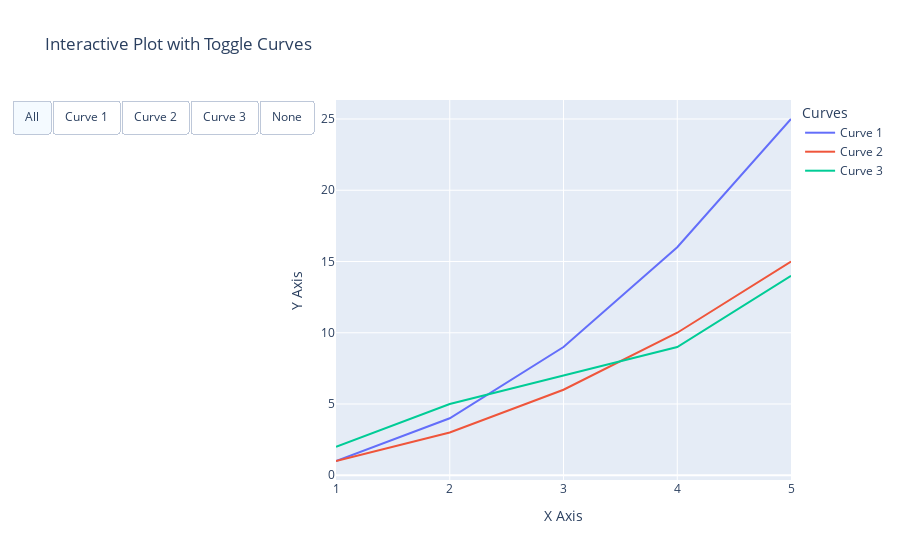

Source (notebook cell):
### Code cell
import plotly.graph_objects as go
import numpy as np

# Sample data
x = [1, 2, 3, 4, 5]
y1 = [1, 4, 9, 16, 25]
y2 = [1, 3, 6, 10, 15]
y3 = [2, 5, 7, 9, 14]

# Create the figure
fig = go.Figure()

# Add the curves
fig.add_trace(go.Scatter(x=x, y=y1, mode='lines', name='Curve 1'))
fig.add_trace(go.Scatter(x=x, y=y2, mode='lines', name='Curve 2'))
fig.add_trace(go.Scatter(x=x, y=y3, mode='lines', name='Curve 3'))

# Update layout with interactive options
fig.update_layout(
    title="Interactive Plot with Toggle Curves",
    xaxis_title="X Axis",
    yaxis_title="Y Axis",
    legend_title="Curves",
    updatemenus=[
        dict(
            type="buttons",
            direction="right",
            buttons=list([
                dict(label="All",
                     method="update",
                     args=[{"visible": [True, True, True]}]),
                dict(label="Curve 1",
                     method="update",
                     args=[{"visible": [True, False, False]}]),
                dict(label="Curve 2",
                     method="update",
                     args=[{"visible": [False, True, False]}]),
                dict(label="Curve 3",
                     method="update",
                     args=[{"visible": [False, False, True]}]),
                dict(label="None",
                     method="update",
                     args=[{"visible": [False, False, False]}]),
            ]),
        )
    ]
)

# Show the figure
fig.show()

### Figure 1 — Plotly figure (JSON) as saved in the notebook; plotly's stock layout.template omitted (floating-point values rounded to 4 significant figures)
{"data": [{"mode": "lines", "name": "Curve 1", "type": "scatter", "x": [1, 2, 3, 4, 5], "y": [1, 4, 9, 16, 25]}, {"mode": "lines", "name": "Curve 2", "type": "scatter", "x": [1, 2, 3, 4, 5], "y": [1, 3, 6, 10, 15]}, {"mode": "lines", "name": "Curve 3", "type": "scatter", "x": [1, 2, 3, 4, 5], "y": [2, 5, 7, 9, 14]}], "layout": {"legend": {"title": {"text": "Curves"}}, "title": {"text": "Interactive Plot with Toggle Curves"}, "updatemenus": [{"buttons": [{"args": [{"visible": [true, true, true]}], "label": "All", "method": "update"}, {"args": [{"visible": [true, false, false]}], "label": "Curve 1", "method": "update"}, {"args": [{"visible": [false, true, false]}], "label": "Curve 2", "method": "update"}, {"args": [{"visible": [false, false, true]}], "label": "Curve 3", "method": "update"}, {"args": [{"visible": [false, false, false]}], "label": "None", "method": "update"}], "direction": "right", "type": "buttons"}], "xaxis": {"title": {"text": "X Axis"}}, "yaxis": {"title": {"text": "Y Axis"}}}}
